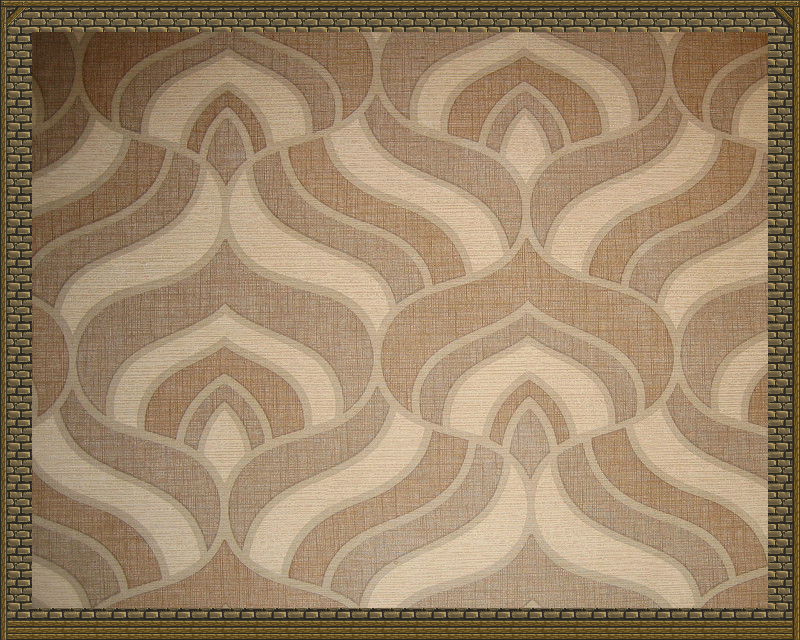

Below is a game level as drawn by its tile map, then a one-line description and the .tmx file that defines it, in full:
An orthogonal 25x20 tile map with 32x32 px tiles, 2 tile layers (Frame, Walls), 1 image layer.

<map version="1.0" orientation="orthogonal" renderorder="right-down" width="25" height="20" tilewidth="32" tileheight="32" nextobjectid="1">
 <tileset firstgid="1" name="hyptosis_tile-art-batch-1" tilewidth="32" tileheight="32" tilecount="900" columns="30">
  <image source="../img/hyptosis_tile-art-batch-1.png" width="960" height="960" />
 </tileset>
 <imagelayer name="Background">
  <image source="../img/background.jpg" width="1920" height="1080" />
 </imagelayer>
 <layer name="Frame" width="25" height="20">
  <data encoding="csv">
476,477,477,477,477,477,477,477,477,477,477,477,477,477,477,477,477,477,477,477,477,477,477,477,478,
505,0,0,0,0,0,0,0,0,0,0,0,0,0,0,0,0,0,0,0,0,0,0,0,507,
505,0,0,0,0,0,0,0,0,0,0,0,0,0,0,0,0,0,0,0,0,0,0,0,507,
505,0,0,0,0,0,0,0,0,0,0,0,0,0,0,0,0,0,0,0,0,0,0,0,507,
505,0,0,0,0,0,0,0,0,0,0,0,0,0,0,0,0,0,0,0,0,0,0,0,507,
505,0,0,0,0,0,0,0,0,0,0,0,0,0,0,0,0,0,0,0,0,0,0,0,507,
505,0,0,0,0,0,0,0,0,0,0,0,0,0,0,0,0,0,0,0,0,0,0,0,507,
505,0,0,0,0,0,0,0,0,0,0,0,0,0,0,0,0,0,0,0,0,0,0,0,507,
505,0,0,0,0,0,0,0,0,0,0,0,0,0,0,0,0,0,0,0,0,0,0,0,507,
505,0,0,0,0,0,0,0,0,0,0,0,0,0,0,0,0,0,0,0,0,0,0,0,507,
505,0,0,0,0,0,0,0,0,0,0,0,0,0,0,0,0,0,0,0,0,0,0,0,507,
505,0,0,0,0,0,0,0,0,0,0,0,0,0,0,0,0,0,0,0,0,0,0,0,507,
505,0,0,0,0,0,0,0,0,0,0,0,0,0,0,0,0,0,0,0,0,0,0,0,507,
505,0,0,0,0,0,0,0,0,0,0,0,0,0,0,0,0,0,0,0,0,0,0,0,507,
505,0,0,0,0,0,0,0,0,0,0,0,0,0,0,0,0,0,0,0,0,0,0,0,507,
505,0,0,0,0,0,0,0,0,0,0,0,0,0,0,0,0,0,0,0,0,0,0,0,507,
505,0,0,0,0,0,0,0,0,0,0,0,0,0,0,0,0,0,0,0,0,0,0,0,507,
505,0,0,0,0,0,0,0,0,0,0,0,0,0,0,0,0,0,0,0,0,0,0,0,507,
505,0,0,0,0,0,0,0,0,0,0,0,0,0,0,0,0,0,0,0,0,0,0,0,507,
535,536,536,536,536,536,536,536,536,536,536,536,536,536,536,536,536,536,536,536,536,536,536,536,537
</data>
 </layer>
 <layer name="Walls" width="25" height="20">
  <data encoding="csv">
0,0,0,0,0,0,0,0,0,0,0,0,0,0,0,0,0,0,0,0,0,0,0,0,0,
0,0,0,0,0,0,0,0,0,0,0,0,0,0,0,0,0,0,0,0,0,0,0,0,0,
0,0,0,0,0,0,0,0,0,0,0,0,0,0,0,0,0,0,0,0,0,0,0,0,0,
0,0,0,0,0,0,0,0,0,0,0,0,0,0,0,0,0,0,0,0,0,0,0,0,0,
0,0,0,0,0,0,0,0,0,0,0,0,0,0,0,0,0,0,0,0,0,0,0,0,0,
0,0,0,0,0,0,0,0,0,0,0,0,0,0,0,0,0,0,0,0,0,0,0,0,0,
0,0,0,0,0,0,0,0,0,0,0,0,0,0,0,0,0,0,0,0,0,0,0,0,0,
0,0,0,0,0,0,0,0,0,0,0,0,0,0,0,0,0,0,0,0,0,0,0,0,0,
0,0,0,0,0,0,0,0,0,0,0,0,0,0,0,0,0,0,0,0,0,0,0,0,0,
0,0,0,0,0,0,0,0,0,0,0,0,0,0,0,0,0,0,0,0,0,0,0,0,0,
0,0,0,0,0,0,0,0,0,0,0,0,0,0,0,0,0,0,0,0,0,0,0,0,0,
0,0,0,0,0,0,0,0,0,0,0,0,0,0,0,0,0,0,0,0,0,0,0,0,0,
0,0,0,0,0,0,0,0,0,0,0,0,0,0,0,0,0,0,0,0,0,0,0,0,0,
0,0,0,0,0,0,0,0,0,0,0,0,0,0,0,0,0,0,0,0,0,0,0,0,0,
0,0,0,0,0,0,0,0,0,0,0,0,0,0,0,0,0,0,0,0,0,0,0,0,0,
0,0,0,0,0,0,0,0,0,0,0,0,0,0,0,0,0,0,0,0,0,0,0,0,0,
0,0,0,0,0,0,0,0,0,0,0,0,0,0,0,0,0,0,0,0,0,0,0,0,0,
0,0,0,0,0,0,0,0,0,0,0,0,0,0,0,0,0,0,0,0,0,0,0,0,0,
0,0,0,0,0,0,0,0,0,0,0,0,0,0,0,0,0,0,0,0,0,0,0,0,0,
0,0,0,0,0,0,0,0,0,0,0,0,0,0,0,0,0,0,0,0,0,0,0,0,0
</data>
 </layer>
</map>
